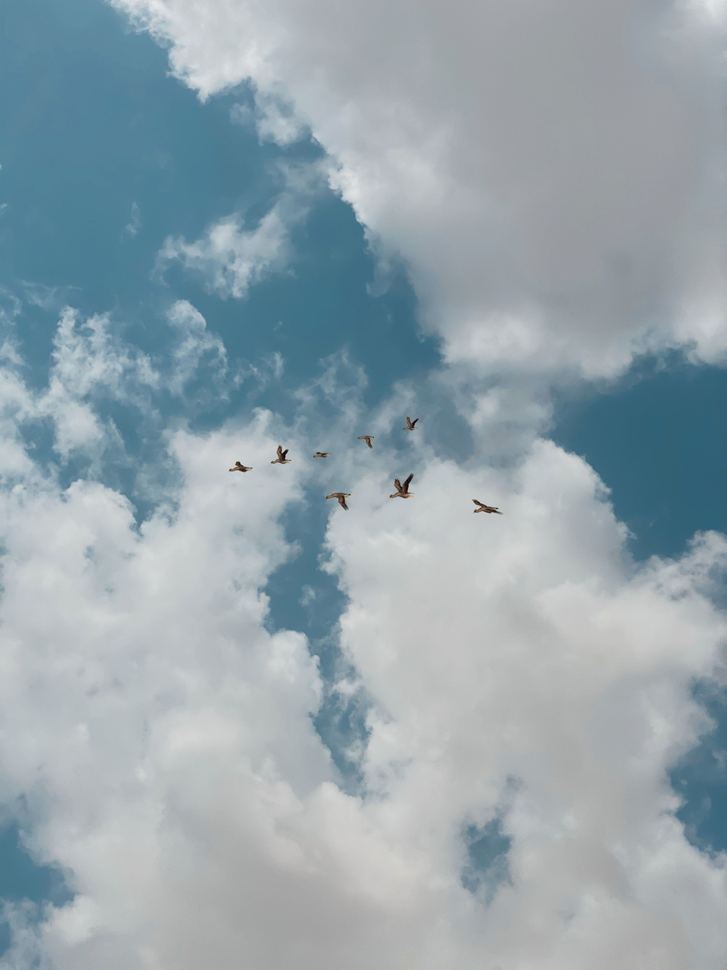
#> input picture images/input/dificil.png, 727 x 970 px, shrunk from 2998 x 3999 before the run
$ python __main__.py --input ../../images/input/dificil.png --output out.png --operation segment   (older library calls are emulated)
#> lines starting #> are read from the running program, lines starting #| are printed output that depends on the picture; after the words box and inside, x2 and y2 are one past the last pixel; in counts of white or black regions, pixels touching at a corner belong together
import argparse
import csv
import json
import sys
from pathlib import Path
import cv2
import numpy as np

# [4 lines left out: function fixed, not called in this run]

def otsu(imagem):
    cinza = cv2.cvtColor(imagem, cv2.COLOR_BGR2GRAY)
    _, mascara = cv2.threshold(
        cinza, 0, 255, cv2.THRESH_BINARY + cv2.THRESH_OTSU
    )
    return mascara

# [38 lines left out: functions adaptive, hsv, not called in this run]

def validarMascara(mascara, imagem_ou_shape):
    target_shape = (
        imagem_ou_shape.shape[:2]
        if hasattr(imagem_ou_shape, "shape")
        else imagem_ou_shape
    )
    return (
        mascara.ndim == 2
        and mascara.shape == target_shape
        and set(np.unique(mascara).tolist()).issubset({0, 255})
    )

# [136 lines left out: functions analisaCompConectados, exportarCSV, getKernel, seqMorf, generate_label_visualization, not called in this run]

def processarSegment(args):
    imagem = cv2.imread(args.input, cv2.IMREAD_COLOR)
    if imagem is None:
        raise ValueError(f"Não foi possível ler a imagem: {args.input}")
    if args.method == "fixed":
        mascara = fixed(imagem, args.threshold)
    elif args.method == "otsu":
        mascara = otsu(imagem)
    elif args.method == "adaptive":
        mascara = adaptive(imagem, args.block_size, args.constant)
    elif args.method == "hsv":
        mascara = hsv(imagem, args.hsv_min, args.hsv_max)
    else:
        raise ValueError(f"Método desconhecido: {args.method}")
    if not validarMascara(mascara, imagem):
        raise RuntimeError("A máscara gerada não é válida.")
    caminho_saida = Path(args.output)
    caminho_saida.parent.mkdir(parents=True, exist_ok=True)
    if not cv2.imwrite(str(caminho_saida), mascara):
        raise OSError(f"Não foi possível salvar a máscara: {caminho_saida}")
    total = mascara.size
    pixelsObjeto = int(np.count_nonzero(mascara))
    pixelsFundo = total - pixelsObjeto
    proporcao = 100.0 * pixelsObjeto / total
    print(f"Método: {args.method}")
    print(f"Entrada: {args.input}")
    print(f"Saída: {caminho_saida}")
    print(f"Dimensões: {mascara.shape[1]} x {mascara.shape[0]}")
    print(f"Pixels objeto: {pixelsObjeto}")
    print(f"Pixels fundo: {pixelsFundo}")
    print(f"Proporção primeiro plano: {proporcao:.2f}%")
    print("Máscara binária válida: sim")

# [93 lines left out: function processarAnalyze, not called in this run]

def criarParser():
    parser = argparse.ArgumentParser(
        description="PDI Lab — Segmentação e Análise Morfológica / Componentes Conexos."
    )
    parser.add_argument("--input", required=True)
    parser.add_argument("--output", required=True)
    parser.add_argument(
        "--operation", required=True, choices=["segment", "analyze"]
    )

    parser.add_argument(
        "--method",
        choices=["fixed", "otsu", "adaptive", "hsv"],
        default="otsu",
    )
    parser.add_argument("--threshold", type=int, default=120)
    parser.add_argument("--block-size", type=int, default=11)
    parser.add_argument("--constant", type=float, default=2.0)
    parser.add_argument(
        "--hsv-min",
        type=int,
        nargs=3,
        default=[0, 100, 100],
        metavar=("H", "S", "V"),
    )
    parser.add_argument(
        "--hsv-max",
        type=int,
        nargs=3,
        default=[10, 255, 255],
        metavar=("H", "S", "V"),
    )

    parser.add_argument(
        "--connectivity", type=int, choices=[4, 8], default=8
    )
    parser.add_argument("--min-area", type=int, default=20)
    parser.add_argument(
        "--kernel-shape",
        choices=["ellipse", "rect", "cross"],
        default="ellipse",
    )
    parser.add_argument("--kernel-size", type=int, default=3)
    parser.add_argument("--iterations", type=int, default=1)
    parser.add_argument(
        "--morph-sequence",
        nargs="+",
        default=["opening", "closing"]
    )
    parser.add_argument(
        "--invert",
        action="store_true",
    )
    return parser

def main():
    parser = criarParser()
    args = parser.parse_args()
    if args.operation == "segment":
        if not 0 <= args.threshold <= 255:
            parser.error("--threshold deve estar entre 0 e 255")
        for nome, valores in (
            ("--hsv-min", args.hsv_min),
            ("--hsv-max", args.hsv_max),
        ):
            limites = (179, 255, 255)
            if any(
                valor < 0 or valor > limite
                for valor, limite in zip(valores, limites)
            ):
                parser.error(
                    f"{nome}: H deve estar entre 0 e 179; "
                    "S e V devem estar entre 0 e 255"
                )

    try:
        if args.operation == "segment":
            processarSegment(args)
#> in processarSegment, imagem is the input picture: shape (970, 727, 3); mean B, G, R 171.8, 164, 148.1
#> in otsu, `cinza = cv2.cvtColor(imagem, cv2.COLOR_BGR2GRAY)`:
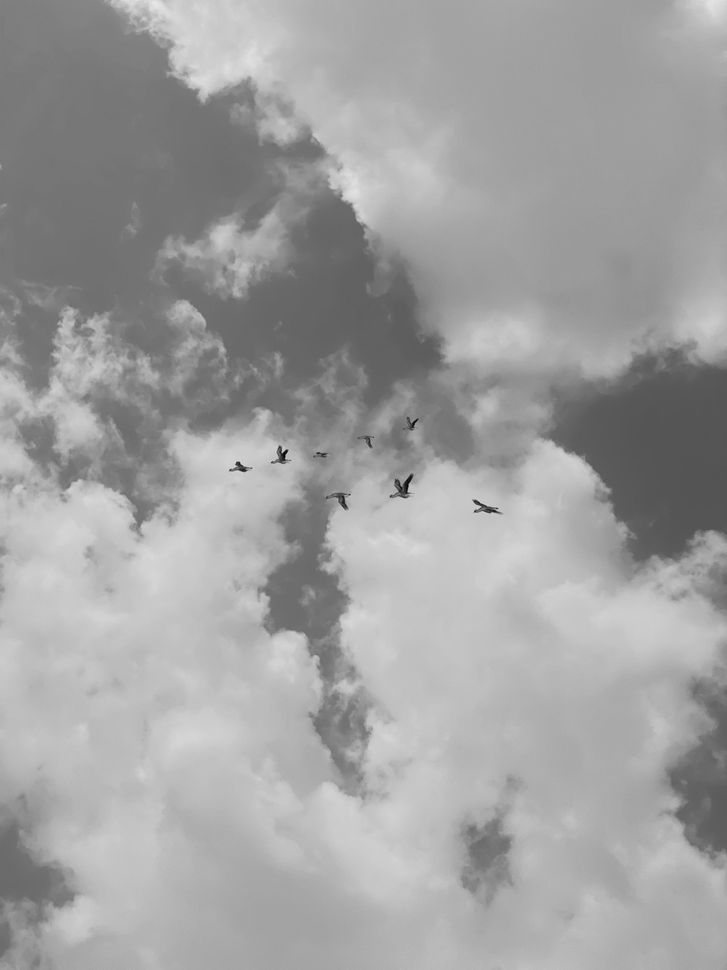
#> cinza: shape (970, 727); min 3, max 229, mean 160.1
#> in otsu, `_, mascara = cv2.threshold( cinza, 0, 255, cv2.THRESH_BINARY + cv2.THR..`:
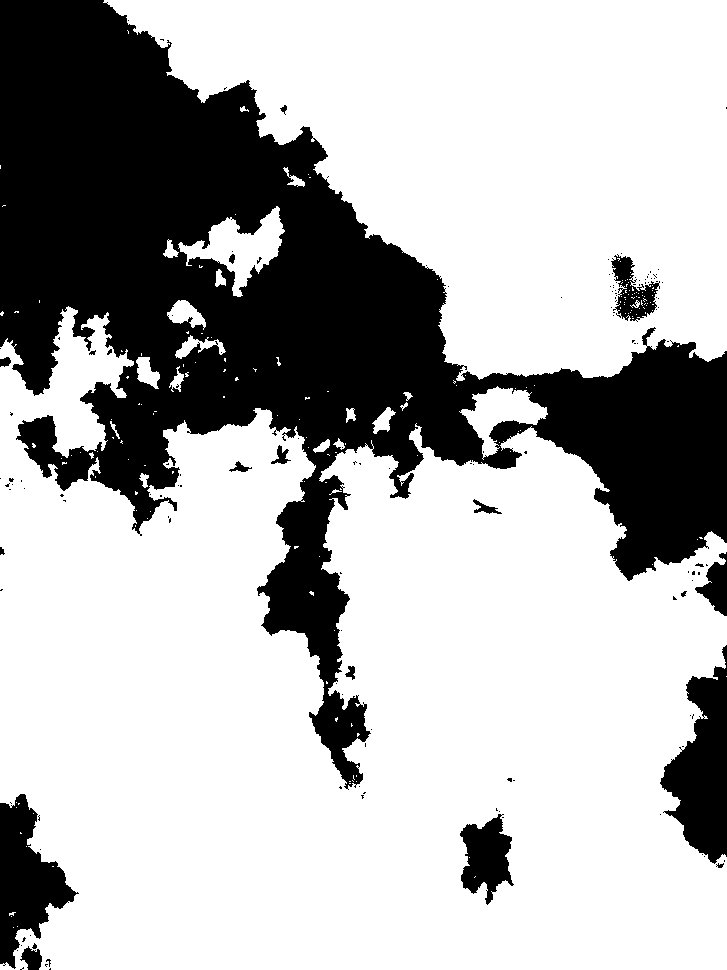
#> mascara: shape (970, 727); 70.3% white; 145 black regions (126 under 20 px), largest, box (x1, y1, x2, y2) and area: (0, 0, 727, 790) 187560, (660, 645, 727, 864) 8066, (0, 794, 79, 969) 6683
#> in validarMascara, `target_shape = ( imagem_ou_shape.shape[:2] if hasattr(imagem_ou_shape,..`: target_shape = (970, 727)
#> in processarSegment, `pixelsObjeto = int(np.count_nonzero(mascara))`: pixelsObjeto = 495908
#> in processarSegment, `pixelsFundo = total - pixelsObjeto`: pixelsFundo = 209282
#> in processarSegment, `proporcao = 100.0 * pixelsObjeto / total`: proporcao = 70.32
#| Saída: out.png
#| Dimensões: 727 x 970
#| Pixels objeto: 495908
#| Pixels fundo: 209282
#| Proporção primeiro plano: 70.32%
        elif args.operation == "analyze":
            processarAnalyze(args)
    except (ValueError, OSError, RuntimeError, cv2.error) as erro:
        print(f"ERRO: {erro}", file=sys.stderr)
        return 1

    return 0

if __name__ == "__main__":
    sys.exit(main())
#> (the program exits here)
